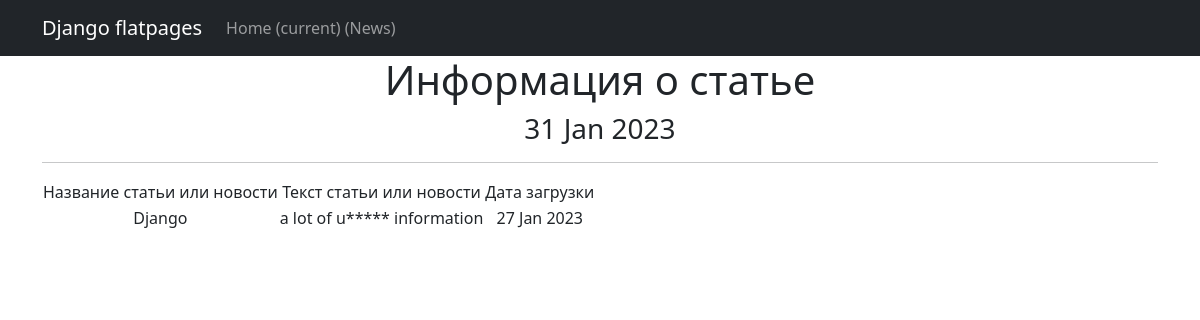
The page /news/2 on the database its author committed.
### News/models.py (models this page shows, shortened)
class Post(models.Model):
    author = models.ForeignKey(Author, on_delete=models.CASCADE)
    NEWS = 'NW'
    ARTICLE = 'AR'
    CATEGORY_CHOICES = (
        (NEWS, 'Новость'),
        (ARTICLE, 'Статья'),
    )
    categoryType = models.CharField(max_length=2, choices=CATEGORY_CHOICES, default=ARTICLE)
    dateCreation = models.DateTimeField(auto_now_add=True)
    postCategory = models.ManyToManyField(Category, through='PostCategory')
    title = models.CharField(max_length=128)
    text = models.TextField()
    rating = models.SmallIntegerField(default=0)

### News/views.py (the view)
# urls.py: path('<int:pk>', PostDetail.as_view()),
class PostDetail(DetailView):
    model = Post
    template_name = 'post.html'
    context_object_name = 'post'
    def get_context_data(self, **kwargs):
        context = super().get_context_data(**kwargs)
        context['time_now'] = datetime.utcnow()
        return context

### News/templatetags/custom_filters.py (called while the page is built)
@register.filter()
def censor(value):
    bad_words = ['useful', 'python']
    if not isinstance(value, str):
        raise TypeError(f"unresolved type '{type(value)}' expected  type 'str'")
    for word in value.split():
        if word.lower() in bad_words:
            value = value.replace(word, f"{word[0]}{'*' * (len(word) - 1)}")
    return value

### News/templates/post.html (shortened to what this page needs)
{% extends 'flatpages/default.html' %}
{% load custom_filters %}
{% block content %}
  <h1>Информация о статье</h1>
   <h3>{{ time_now|date:'d M Y' }}</h3>
<hr>
       <table>
           <tr>
               <td>Название статьи или новости</td>
               <td>Текст статьи или новости</td>
               <td>Дата загрузки</td>
           <tr>
               <td>{{ post.title|censor }}</td>
               <td>{{ post.text |censor }}</td>
               <td>{{ post.dateCreation|date:'d M Y ' }}</td>
       </table>
{% endblock content %}

### rows shown on the page
Post: title|censor "Django", text|censor "a lot of u***** information", dateCreation "27 Jan 2023"

### other values the page prints
{{ time_now|date:'d M Y' }} "31 Jan 2023"
